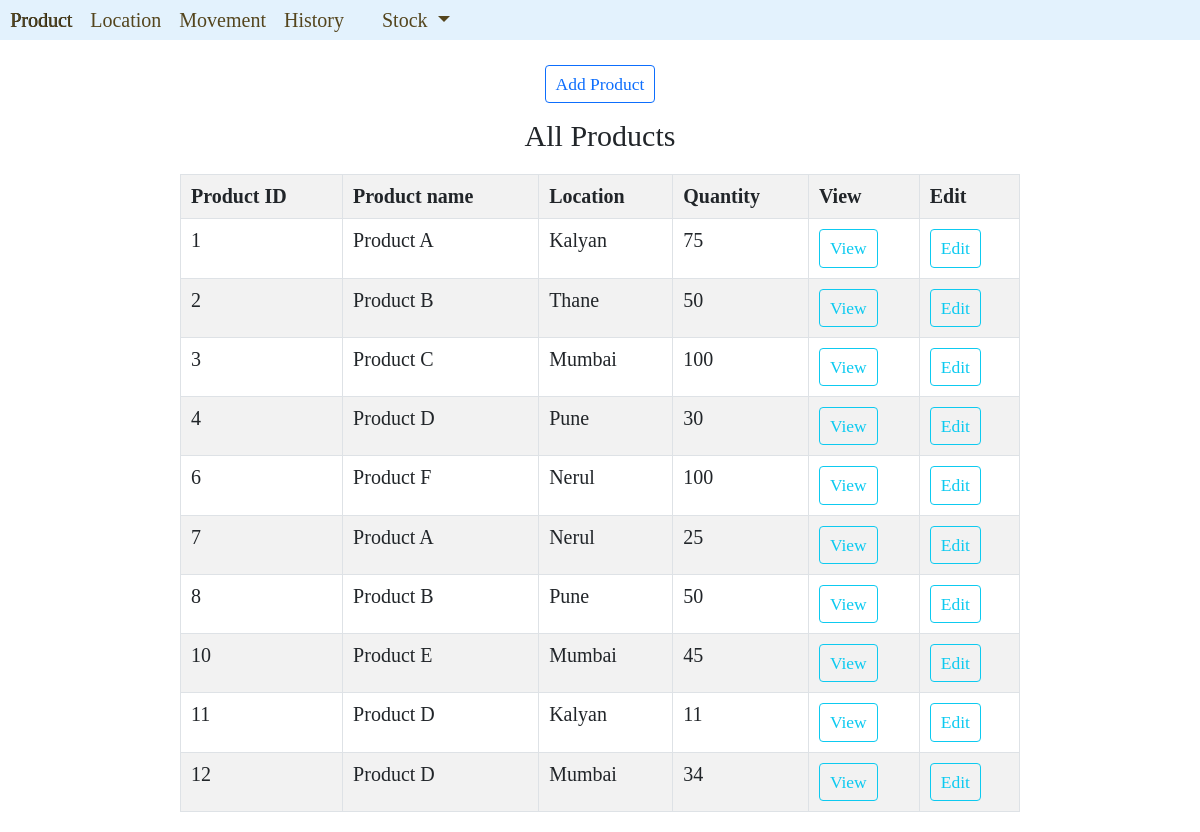
The page / on the database its author committed.
### IMapp/models.py (models this page shows, shortened)
class ProductModel(models.Model):
    location = models.ForeignKey(LocationModel, on_delete=CASCADE)
    name = models.CharField(max_length=255)
    dt = models.DateTimeField(auto_now_add = True,null=True)
    quantity = models.IntegerField(default=1)

class LocationModel(models.Model):
    dt = models.DateTimeField(auto_now_add = True,null=True)
    name = models.CharField(max_length=255, unique=True)
    def __str__(self):
        return self.name

### IMapp/views.py (the view)
# urls.py: path('', product, name="product"),
def product(request):
    p = ProductModel.objects.all()
    return render(request, 'product.html',{"data": p})

### IMapp/templates/product.html (shortened to what this page needs)
{% extends 'base.html' %}
{% block body %}
    <a class="btn btn-outline-primary btn-sm" href="add_product" style="margin-top: 15px;">Add Product</a>
    <table class="table table-striped table-bordered table-hover" style="width: 70%;">
        {% if data %}
        <h4 style="padding-top: 15px;padding-bottom: 10px;">All Products</h4>
            <tr>
                <th> Product ID </th>
                <th> Product name </th>
                <th> Location </th>
                <th> Quantity </th>
                <th> View </th>
                <th> Edit </th>
            </tr>
        {% for d in data %}
            <tr>
                <td> {{ d.id }} </td>
                <td> {{ d.name }} </td>
                <td> {{ d.location }} </td>
                <td> {{ d.quantity }} </td>
                <td> <a class="btn btn-outline-info btn-sm" href="view/{{ d.id }}">View</a> </td>
                <td> <a class="btn btn-outline-info btn-sm" href="edit/{{ d.id }}">Edit</a></td>
            </tr>
        {% endfor %}
        {% endif %}
    </table>
{% endblock %}

### templates/base.html (shortened to what this page needs)
<html>
    <link href="https://cdn.jsdelivr.net/npm/bootstrap@5.1.1/dist/css/bootstrap.min.css" rel="stylesheet">
    <head>
    </head>
    <body>
        <center>
            <div class="nav">
                <a href = "{% url 'product' %}" style="padding-left: 10px;">Product</a>
                <a href="{% url 'location' %}">Location</a>
                <a href = "{% url 'movement' %}" >Movement</a>
                <a href="{% url 'movementhistory' %}">History</a>
                <li class="nav-item dropdown">
                    <a class="nav-link dropdown-toggle" href="#" id="navbarDropdown" role="button" data-bs-toggle="dropdown" aria-expanded="false">
                      Stock
                    </a>
                  </li>
            </div>
            {% block body %}{% endblock %}
        </center>
    </body>
</html>

### templates/base.html (style rules this page uses)
* { font-size: 20px; font-family : Times New Roman }
.nav { background-color: #e3f2fd; height: 40px; margin-bottom: 10px; }
.nav a { color : #54451d; text-decoration : none; padding-right: 18px; padding-top: 5px; }

### rows shown on the page
ProductModel: id "1", name "Product A", location "Kalyan", quantity "75"
ProductModel: id "2", name "Product B", location "Thane", quantity "50"
ProductModel: id "3", name "Product C", location "Mumbai", quantity "100"
ProductModel: id "4", name "Product D", location "Pune", quantity "30"
ProductModel: id "6", name "Product F", location "Nerul", quantity "100"
ProductModel: id "7", name "Product A", location "Nerul", quantity "25"
ProductModel: id "8", name "Product B", location "Pune", quantity "50"
ProductModel: id "10", name "Product E", location "Mumbai", quantity "45"
ProductModel: id "11", name "Product D", location "Kalyan", quantity "11"
ProductModel: id "12", name "Product D", location "Mumbai", quantity "34"
